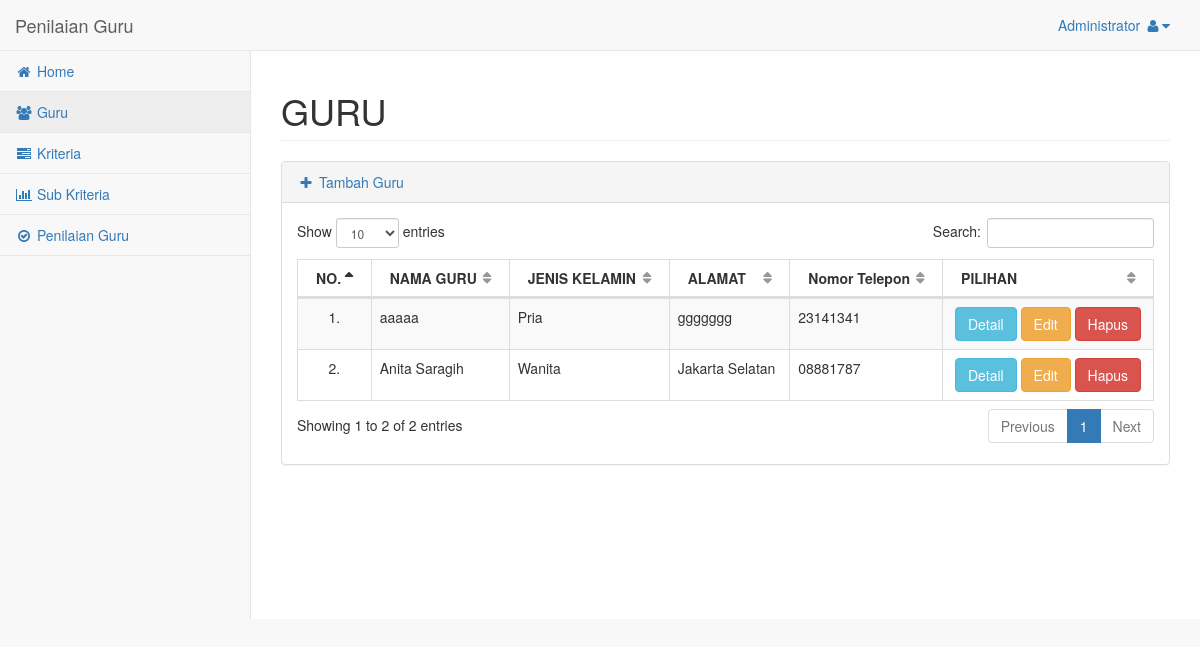
/admin/guru.php (signed in), run on an earlier commit of the app's database.
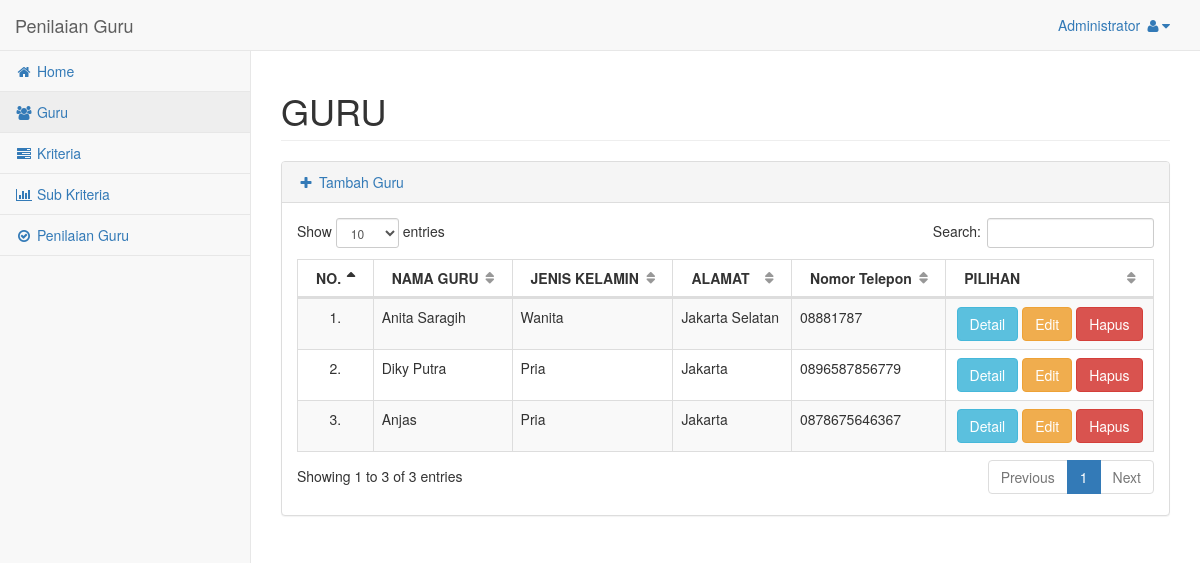
And on a later commit of the database.
### tables this page shows
CREATE TABLE `guru` (
  `nuptk` varchar(20) NOT NULL,
  `nm_guru` varchar(255) NOT NULL,
  `jenkel` varchar(8) NOT NULL,
  `alamat` varchar(255) NOT NULL,
  `tmpt_lahir` varchar(255) NOT NULL,
  `tgl_lahir` date NOT NULL,
  `pendidikan` varchar(4) NOT NULL,
  `no_telp` varchar(13) NOT NULL
);

### admin/guru.php (the view, shortened to what this page needs)
<!DOCTYPE html>
<html lang="en">
  <head>
    <?php
      include 'header.php';
    ?>
  </head>
  <body>
    <div id="wrapper">
      <?php
        include 'navbar.php';
      ?>
      <div id="page-wrapper">
        <div class="row">
          <div class="col-lg-12">
            <h1 class="page-header">GURU</h1>
          </div>
        </div>
        <div class="row">
          <div class="col-lg-12">
            <div class="panel panel-default">
              <div class="panel-heading">
                <a href="guru_add.php"><i class="fa fa-plus fa-fw"></i> Tambah Guru</a>
              </div>
              <div class="panel-body">
                <table width="100%" class="table table-striped table-bordered table-hover" id="dataTables-example">
                  <thead>
                    <tr>
                      <th>NO.</th>
                      <th>NAMA GURU</th>
                      <th>JENIS KELAMIN</th>
                      <th>ALAMAT</th>
                      <th>Nomor Telepon</th>
                      <th>PILIHAN</th>
                    </tr>
                  </thead>
                  <tbody>
                    <?php
                      include 'koneksi.php';
                      $no = 1;
                      $data = mysqli_query($koneksi,'SELECT * FROM guru');
                      while ($tampil=mysqli_fetch_array($data)){
                    ?>
                    <tr class="odd gradeX">
                      <td align="center"><?php echo $no++; ?>.</td>
                      <td><?php echo $tampil['nm_guru']; ?></td>
                      <td><?php echo $tampil['jenkel']; ?></td>
                      <td><?php echo $tampil['alamat']; ?></td>
                      <td><?php echo $tampil['no_telp']; ?></td>
                      <td align="center">
                        <a href="guru_detail.php?id=<?php echo $tampil['nuptk']; ?>" class="btn btn-info">Detail</a>
                        <a href="guru_edit.php?id=<?php echo $tampil['nuptk']; ?>" class="btn btn-warning">Edit</a>
                        <a onclick="if(confirm('Yakin Ingin Menghapus Data Ini ???')){ location.href='guru_hapus.php?id=<?php echo $tampil['nuptk']; ?>' }" class="btn btn-danger">Hapus</a>
                      </td>
                    </tr>
                    <?php
                      }
                    ?>
                  </tbody>
                </table>
              </div>
            </div>
          </div>
        </div>
      </div>
    </div>
  </body>
</html>

### admin/header.php (shortened to what this page needs)
<link href="assets/vendor/bootstrap/css/bootstrap.min.css" rel="stylesheet">
<link href="assets/vendor/metisMenu/metisMenu.min.css" rel="stylesheet">
<link href="assets/vendor/datatables-plugins/dataTables.bootstrap.css" rel="stylesheet">
<link href="assets/vendor/datatables-responsive/dataTables.responsive.css" rel="stylesheet">
<link href="assets/dist/css/sb-admin-2.css" rel="stylesheet">
<link href="assets/vendor/morrisjs/morris.css" rel="stylesheet">
<link href="assets/vendor/font-awesome/css/font-awesome.min.css" rel="stylesheet" type="text/css">
<link href="assets/datepicker/css/bootstrap-datepicker3.css" rel="stylesheet" type="text/css">

### admin/navbar.php (shortened to what this page needs)
<nav class="navbar navbar-default navbar-static-top" role="navigation" style="margin-bottom: 0">
  <div class="navbar-header">
    <a class="navbar-brand" href="index.php">Penilaian Guru</a>
  </div>
  <ul class="nav navbar-top-links navbar-right">
    <li class="dropdown">
      <?php
        include 'koneksi.php';
        $username = $_SESSION['username'];
        $hasil = mysqli_query($koneksi,"SELECT * FROM admin WHERE username='$username'");
        while($tampil = mysqli_fetch_array($hasil)) {
      ?>
      <a class="dropdown-toggle" data-toggle="dropdown" href="#">
        <?php echo $tampil['nm_admin'];?> <i class="fa fa-user fa-fw"></i><i class="fa fa-caret-down"></i>
      </a>
      <?php
        }
      ?>
    </li>
  </ul>
  <div class="navbar-default sidebar" role="navigation">
    <div class="sidebar-nav navbar-collapse">
      <ul class="nav" id="side-menu">
        <li>
          <a href="index.php"><i class="fa fa-home fa-fw"></i> Home</a>
        </li>
        <li>
          <a href="guru.php"><i class="fa fa-users fa-fw"></i> Guru</a>
        </li>
        <li>
          <a href="kriteria.php"><i class="fa fa-tasks fa-fw"></i> Kriteria</a>
        </li>
        <li>
          <a href="subkriteria.php"><i class="fa fa-bar-chart-o  fa-fw"></i> Sub Kriteria</a>
        </li>
        <li>
          <a href="penilaian.php"><i class="fa fa-check-circle-o  fa-fw"></i> Penilaian Guru</a>
        </li>
      </ul>
    </div>
  </div>
</nav>

What changed in the data, as far as the page shows it:
removed guru: nm_guru "aaaaa", jenkel "Pria", alamat "ggggggg", no_telp "23141341"
added guru: nm_guru "Diky Putra", jenkel "Pria", alamat "Jakarta", no_telp "0896587856779"
added guru: nm_guru "Anjas", jenkel "Pria", alamat "Jakarta", no_telp "0878675646367"
Also different on the page:
text written by a page script: "Show entries Search: Showing 1 to 2 of 2 entries Previous 1 Next" → "Show entries Search: Showing 1 to 3 of 3 entries Previous 1 Next"
